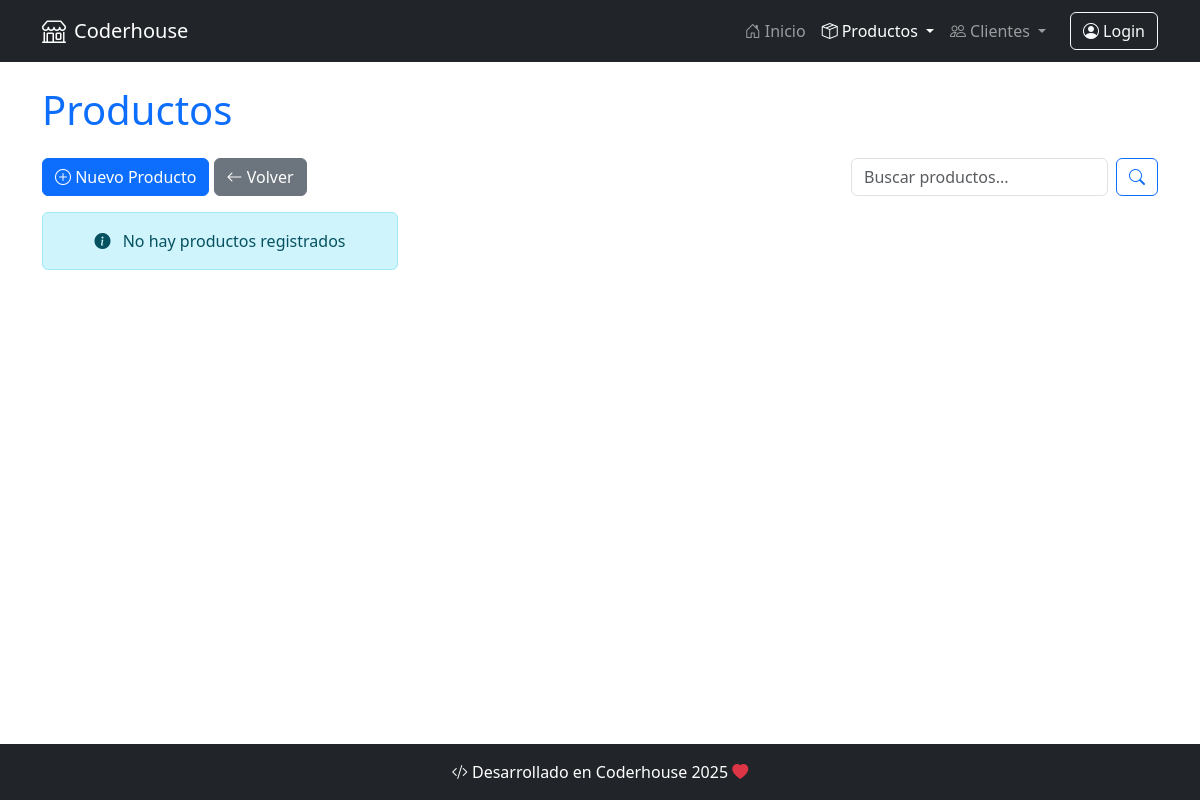
The page /producto/producto/list/ on the database as committed earlier.
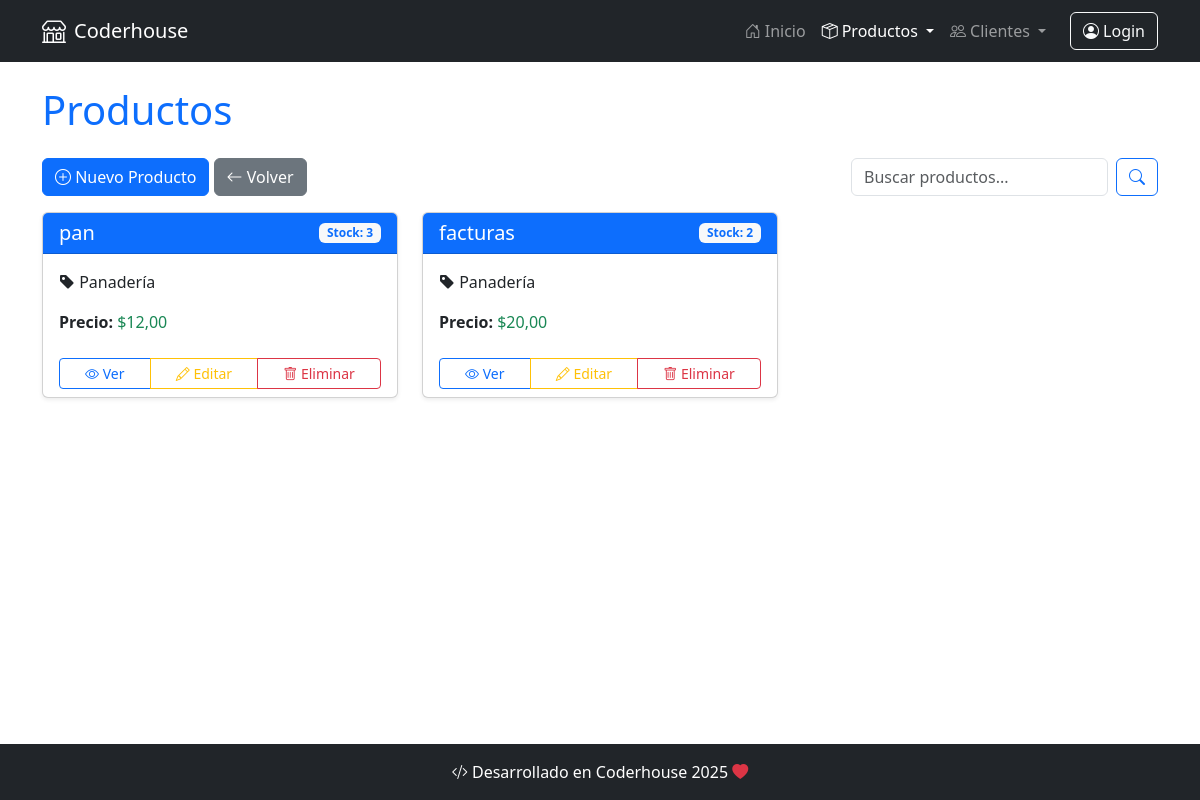
The same page on the database as committed later.
### producto/models.py (models this page shows, shortened)
class Producto(models.Model):
    categoria = models.ForeignKey(
        ProductoCategoria,
        on_delete=models.SET_NULL,
        null=True,
        blank=True,
        verbose_name='categoría',
    )
    nombre = models.CharField(max_length=100, db_index=True)
    descripcion = models.TextField(blank=True, null=True, verbose_name='descripción')
    precio = models.DecimalField(max_digits=10, decimal_places=2)
    stock = models.PositiveIntegerField()
    class Meta:
        unique_together = ('categoria', 'nombre')
        verbose_name = 'Producto'
        verbose_name_plural = 'Productos'

class ProductoCategoria(models.Model):
    nombre = models.CharField(max_length=100, unique=True)
    descripcion = models.TextField(blank=True, null=True)
    def __str__(self):
        return self.nombre
    class Meta:
        verbose_name = "Categoría de Producto"
        verbose_name_plural = "Categorías de Productos"

### producto/views.py (the view)
class ProductoListView(ListView):
    model = models.Producto
    context_object_name = "productos"
    def get_queryset(self):
        consulta = self.request.GET.get("consulta")
        if consulta:
            queryset = models.Producto.objects.filter(nombre__icontains=consulta)
        else:
            queryset = models.Producto.objects.all()
        return queryset

### producto/templates/producto/producto_list.html (shortened to what this page needs)
{% extends 'core/base.html' %}
{% block title %}
    Productos
{% endblock title %}
{% block content %}
    <div class="d-flex justify-content-between mb-3">
        <div>
            <a href="{% url 'producto:producto_create' %}" class="btn btn-primary">
                <i class="bi bi-plus-circle"></i> Nuevo Producto
            </a>
            <a href="{% url 'producto:index' %}" class="btn btn-secondary">
                <i class="bi bi-arrow-left"></i> Volver
            </a>
        </div>
        <form method="get" class="d-flex">
            <input type="text" name="consulta" class="form-control me-2" placeholder="Buscar productos...">
            <button type="submit" class="btn btn-outline-primary">
                <i class="bi bi-search"></i>
            </button>
        </form>
    </div>
    <div class="row row-cols-1 row-cols-md-3 g-4">
        {% for producto in productos %}
            <div class="col">
                <div class="card h-100 shadow-sm">
                    <div class="card-header bg-primary text-white d-flex justify-content-between align-items-center">
                        <h5 class="card-title mb-0">{{ producto.nombre }}</h5>
                        <span class="badge bg-light text-primary">Stock: {{ producto.stock }}</span>
                    </div>
                    <div class="card-body">
                        {% if producto.categoria %}
                            <p class="card-text">
                                <i class="bi bi-tag-fill"></i>
                                {{ producto.categoria }}
                            </p>
                        {% endif %}
                        <p class="card-text">
                            <strong>Precio:</strong>
                            <span class="text-success">${{ producto.precio }}</span>
                        </p>
                    </div>
                    <div class="card-footer bg-transparent border-0">
                        <div class="btn-group w-100">
                            <a href="{% url 'producto:producto_detail' producto.id %}" class="btn btn-outline-primary btn-sm">
                                <i class="bi bi-eye"></i> Ver
                            </a>
                            <a href="{% url 'producto:producto_update' producto.id %}" class="btn btn-outline-warning btn-sm">
                                <i class="bi bi-pencil"></i> Editar
                            </a>
                            <a href="{% url 'producto:producto_delete' producto.id %}" class="btn btn-outline-danger btn-sm">
                                <i class="bi bi-trash"></i> Eliminar
                            </a>
                        </div>
                    </div>
                </div>
            </div>
        {% empty %}
            <div class="col-12">
                <div class="alert alert-info text-center">
                    <i class="bi bi-info-circle-fill me-2"></i>
                    No hay productos registrados
                </div>
            </div>
        {% endfor %}
    </div>
{% endblock content %}

### core/templates/core/base.html (shortened to what this page needs)
<!DOCTYPE html>
<html lang="es" class="h-100">
<head>
    <link href="https://cdn.jsdelivr.net/npm/bootstrap@5.3.0/dist/css/bootstrap.min.css" rel="stylesheet">
    <link href="https://cdn.jsdelivr.net/npm/bootstrap-icons@1.10.0/font/bootstrap-icons.css" rel="stylesheet">
</head>
<body>
    {% include 'core/navbar.html' %}
    <main class="py-4">
        <div class="container">
            <h1 class="text-primary mb-4">
                {% block title %}
                {% endblock title %}
            </h1>
            {% block content %}
            {% endblock content %}
        </div>
    </main>
    {% include 'core/footer.html' %}
</body>
</html>

### core/templates/core/navbar.html (shortened to what this page needs)
<nav class="navbar navbar-expand-lg navbar-dark bg-dark sticky-top">
    <div class="container">
        <a class="navbar-brand d-flex align-items-center" href="{% url 'core:index' %}">
            <i class="bi bi-shop fs-4 me-2"></i>
            Coderhouse
        </a>
        <div class="collapse navbar-collapse" id="navbarMain">
            <ul class="navbar-nav ms-auto mb-2 mb-lg-0">
                <li class="nav-item">
                    <a class="nav-link {% if request.resolver_match.app_name == 'core' %}active{% endif %}"
                       href="{% url 'core:index' %}">
                        <i class="bi bi-house-door me-1"></i>Inicio
                    </a>
                </li>
                <li class="nav-item dropdown">                    <a class="nav-link dropdown-toggle {% if request.resolver_match.app_name == 'producto' %}active{% endif %}"
                       href="#" id="navbarDropdownProductos" role="button"
                       data-bs-toggle="dropdown" aria-expanded="false">
                        <i class="bi bi-box-seam me-1"></i>Productos
                    </a>
                </li>
                <li class="nav-item dropdown">
                    <a class="nav-link dropdown-toggle {% if request.resolver_match.app_name == 'cliente' %}active{% endif %}"
                       href="#" id="navbarDropdownClientes" role="button"
                       data-bs-toggle="dropdown" aria-expanded="false">
                        <i class="bi bi-people me-1"></i>Clientes
                    </a>
                </li>
            </ul>
            <div class="ms-lg-3">
                <button class="btn btn-outline-light" type="button">
                    <i class="bi bi-person-circle me-1"></i>Login
                </button>
            </div>
        </div>
    </div>
</nav>

### core/templates/core/footer.html
<footer class="footer mt-auto py-3 bg-dark">
    <div class="container">
        <div class="row">
            <div class="col text-center">
                <p class="text-white mb-0">
                    <i class="bi bi-code-slash"></i>
                    Desarrollado en Coderhouse 2025
                    <i class="bi bi-heart-fill text-danger"></i>
                </p>
            </div>
        </div>
    </div>
</footer>

### core/templates/core/base.html (style rules this page uses)
body { display: flex; flex-direction: column; min-height: 100vh; }
main { flex: 1 0 auto; }

Rows that differ between the two databases and show on the page:
added Producto: nombre "pan", stock "3", categoria "Panadería", precio "12,00"
added Producto: nombre "facturas", stock "2", categoria "Panadería", precio "20,00"
Other text that changed with them:
text no longer shown: "No hay productos registrados"
